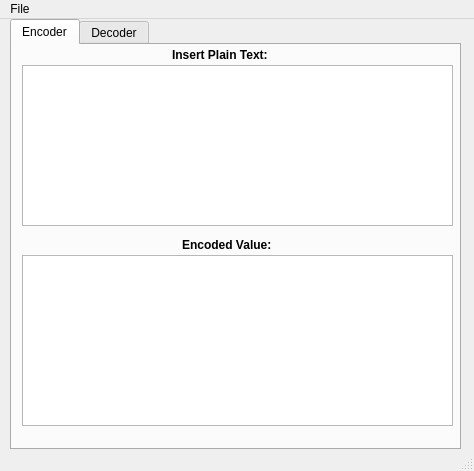
<?xml version="1.0" encoding="UTF-8"?>
<ui version="4.0">
 <class>mainWindowClass</class>
 <widget class="QMainWindow" name="mainWindowClass">
  <property name="geometry">
   <rect>
    <x>0</x>
    <y>0</y>
    <width>474</width>
    <height>471</height>
   </rect>
  </property>
  <property name="windowTitle">
   <string>morse - Qt Editon</string>
  </property>
  <widget class="QWidget" name="centralwidget">
   <widget class="QTabWidget" name="tbDecoder">
    <property name="geometry">
     <rect>
      <x>10</x>
      <y>0</y>
      <width>451</width>
      <height>431</height>
     </rect>
    </property>
    <property name="currentIndex">
     <number>0</number>
    </property>
    <widget class="QWidget" name="tbEncoder">
     <attribute name="title">
      <string>Encoder</string>
     </attribute>
     <widget class="QLabel" name="label_2">
      <property name="geometry">
       <rect>
        <x>160</x>
        <y>0</y>
        <width>131</width>
        <height>19</height>
       </rect>
      </property>
      <property name="font">
       <font>
        <weight>75</weight>
        <bold>true</bold>
       </font>
      </property>
      <property name="text">
       <string>Insert Plain Text:</string>
      </property>
     </widget>
     <widget class="QTextEdit" name="txtPlainEncode">
      <property name="geometry">
       <rect>
        <x>10</x>
        <y>20</y>
        <width>431</width>
        <height>161</height>
       </rect>
      </property>
     </widget>
     <widget class="QLabel" name="label">
      <property name="geometry">
       <rect>
        <x>170</x>
        <y>190</y>
        <width>131</width>
        <height>19</height>
       </rect>
      </property>
      <property name="font">
       <font>
        <weight>75</weight>
        <bold>true</bold>
       </font>
      </property>
      <property name="text">
       <string>Encoded Value:</string>
      </property>
     </widget>
     <widget class="QTextEdit" name="txtEncEncode">
      <property name="geometry">
       <rect>
        <x>10</x>
        <y>210</y>
        <width>431</width>
        <height>171</height>
       </rect>
      </property>
     </widget>
    </widget>
    <widget class="QWidget" name="tab_2">
     <attribute name="title">
      <string>Decoder</string>
     </attribute>
     <widget class="QLabel" name="label_3">
      <property name="geometry">
       <rect>
        <x>160</x>
        <y>0</y>
        <width>131</width>
        <height>19</height>
       </rect>
      </property>
      <property name="font">
       <font>
        <weight>75</weight>
        <bold>true</bold>
       </font>
      </property>
      <property name="text">
       <string>Insert Morse Code:</string>
      </property>
     </widget>
     <widget class="QTextEdit" name="txtDecDecode">
      <property name="geometry">
       <rect>
        <x>10</x>
        <y>20</y>
        <width>431</width>
        <height>161</height>
       </rect>
      </property>
     </widget>
     <widget class="QLabel" name="label_4">
      <property name="geometry">
       <rect>
        <x>170</x>
        <y>190</y>
        <width>131</width>
        <height>19</height>
       </rect>
      </property>
      <property name="font">
       <font>
        <weight>75</weight>
        <bold>true</bold>
       </font>
      </property>
      <property name="text">
       <string>Decoded Value:</string>
      </property>
     </widget>
     <widget class="QTextEdit" name="txtPlainDecode">
      <property name="geometry">
       <rect>
        <x>10</x>
        <y>210</y>
        <width>431</width>
        <height>171</height>
       </rect>
      </property>
     </widget>
    </widget>
   </widget>
  </widget>
  <widget class="QMenuBar" name="menubar">
   <property name="geometry">
    <rect>
     <x>0</x>
     <y>0</y>
     <width>474</width>
     <height>24</height>
    </rect>
   </property>
   <widget class="QMenu" name="menu">
    <property name="title">
     <string>File</string>
    </property>
    <widget class="QMenu" name="menuFrom_File">
     <property name="title">
      <string>From File..</string>
     </property>
     <addaction name="actionEncode"/>
     <addaction name="actionDecode"/>
    </widget>
    <addaction name="menuFrom_File"/>
    <addaction name="actionAbout"/>
    <addaction name="actionExit"/>
   </widget>
   <addaction name="menu"/>
  </widget>
  <widget class="QStatusBar" name="statusbar"/>
  <action name="actionAbout">
   <property name="text">
    <string>About</string>
   </property>
  </action>
  <action name="actionExit">
   <property name="text">
    <string>Exit</string>
   </property>
  </action>
  <action name="actionEncode">
   <property name="text">
    <string>Encode</string>
   </property>
  </action>
  <action name="actionDecode">
   <property name="text">
    <string>Decode</string>
   </property>
  </action>
 </widget>
 <resources/>
 <connections/>
</ui>
